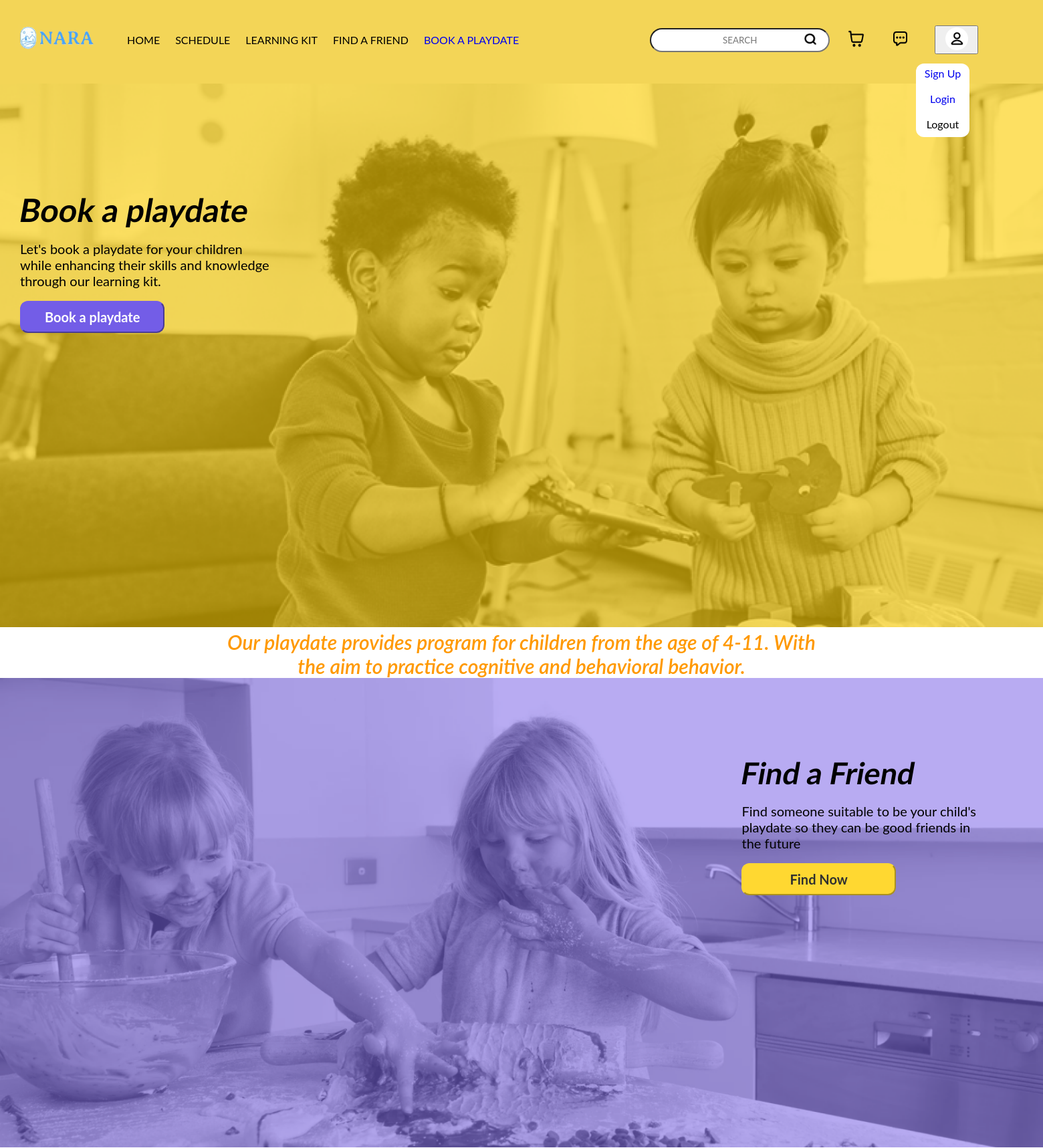
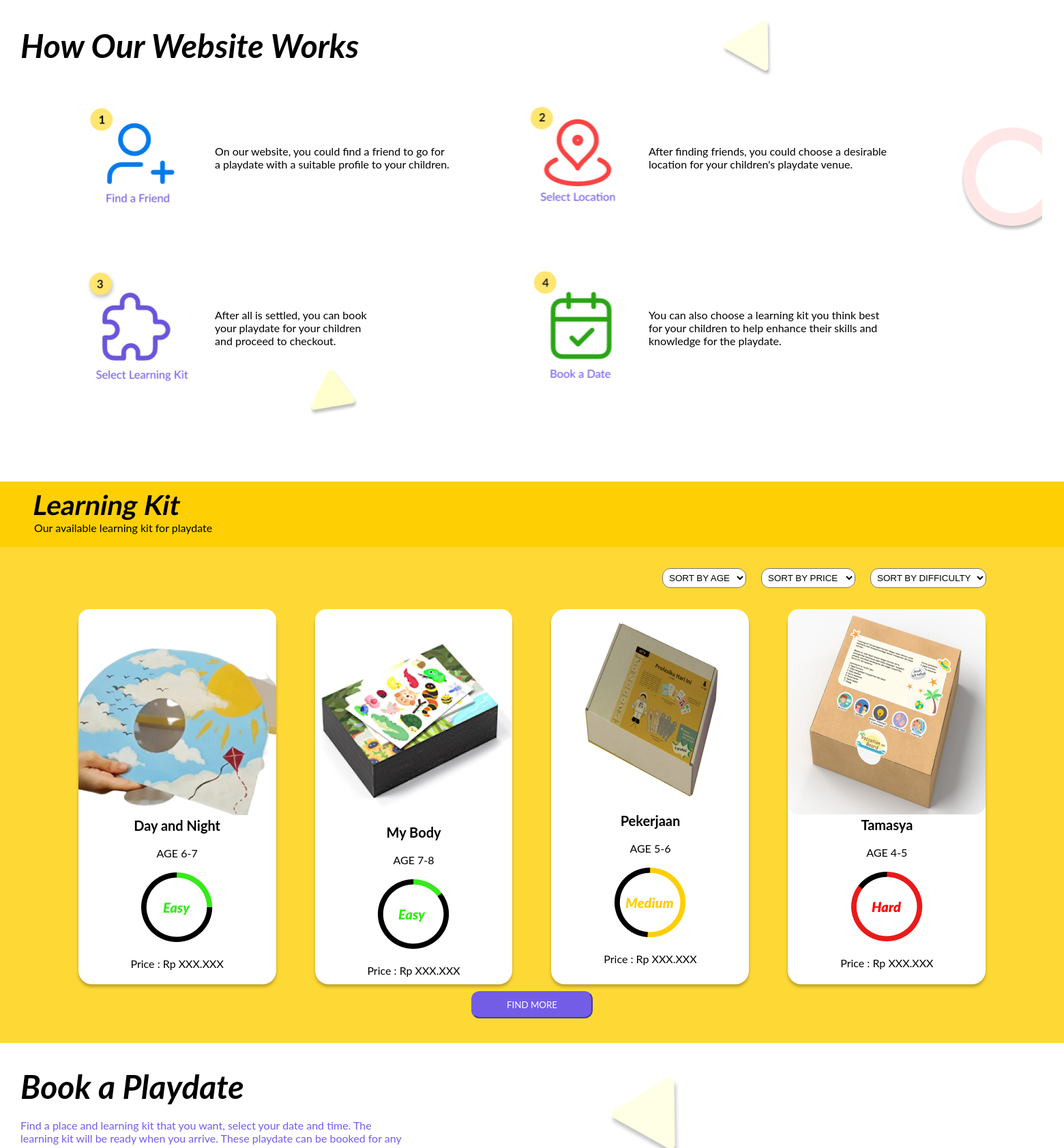
The page /web/landing_page.php (upper part) on the database its author committed (2 pictures, top to bottom).
### tables this page shows
CREATE TABLE `learning_kit` (
  `gambar_learning_kit` varchar(200) NOT NULL,
  `gambar_learning_kit_2` varchar(100) NOT NULL,
  `nama_learning_kit` varchar(50) NOT NULL,
  `rating_learning_kit` tinyint NOT NULL,
  `usia_min_learning_kit` int NOT NULL,
  `usia_max_learning_kit` int NOT NULL,
  `difficulty_learning_kit` int NOT NULL,
  `harga_learning_kit` decimal(10,0) NOT NULL,
  `session_learning_kit` int NOT NULL,
  `max_attendance_learning_kit` int NOT NULL,
  `min_attendance_learning_kit` int NOT NULL,
  `jumlah_book_learning_kit` int NOT NULL
);

### web/landing_page.php (the view, shortened to what this page needs)
<!DOCTYPE html>
<html lang="en">
<head>
    <link rel="stylesheet" href="css folder/landing_page.css">
</head>
<body>
    <div class="nav">
        <table>
            <tr class="tablerow">
                <td><img src="pic/My project 1.svg"></td>
                <td><a href=""> HOME </a></td>
                <td> SCHEDULE </td>
                <td> LEARNING KIT </td>
                <td> FIND A FRIEND </td>
                <td><a href="product_page.html"> BOOK A PLAYDATE </a></td>
                <td></td>
                <td>
                    <div class="search_box">
                            <input type="text" placeholder="SEARCH" class="input">
                            <button type="submit">
                                <img src="pic/search-md.png" width="80%" height="80%">
                            </button>
                    </div>
                </td>
                <td class="cart_button">
                    <a href="">
                        <img src="pic/shopping-cart-01.png" width="70%" height="70%">
                    </a>
                </td>
                <td class="chat_icon">
                    <img src="pic/chat_icon.png" width="70%" height="70%">
                </td>
                <td class="acc_button">
                    <button class="toggle" onclick="showingDiv()">
                        <img src="pic/usercircle.png" width="70%" height="70%">
                    </button>
                </td>
            </tr>
        </table>
    </div>
    <div class="sign_in_login_div" id="btn">
        <a href="sign_up_page.html" class="sign_in_login_div_signin"> Sign Up </a>
        <br>
        <a href="login_page.html" class="sign_in_login_div_login"> Login </a>
        <br>
        <a href="" class="sign_in_login_div_logout"> Logout</a>
    </div>
    <div class="container">
        <img src="pic/Frame 88.png" width="100%" height="100%"><br>
        <div class="spaceone">
            <div class="book_a_playdate"><b> Book a playdate </b></div>
            <br>
            <div class="subpar_one">
                Let's book a playdate for your children <br>
                while enhancing their skills and knowledge <br>
                through our learning kit.
            </div>
            <br style="line-height: 50px;">
            <a href="#linkedtotop">
                <button class="first_button">
                    Book a playdate
                </button>
            </a>
            </div>
    </div>
    <div class="section_two">
    Our playdate provides program for children from the age of 4-11. With
    <br>
    the aim to practice cognitive and behavioral behavior.
    </div>
    <div class="container_two">
        <img src="pic/pic ungu.png" width="100%" height="100%"><br>
        <div class="space_two">
            <div class="find_a_friend"><b> Find a Friend </b></div>
            <br>
                <div class="subpar_two">
                    Find someone suitable to be your child's <br>
                    playdate so they can be good friends in <br>
                    the future
                </div>
                <br style="line-height: 52px;">
                <button class="second_button">
                    Find Now
                </button>
        </div>
    </div>
    <div class="container_three">
        <img src="pic/bglingkarbaru.png" class="bglingkar"><br>
        <div class="space_three">
            <div class="how_web">How Our Website Works</div>
        <br>
        <table>
            <tr class="firstrow">
                <td class="numberone">
                    <img src="pic/numberone.png">
                </td>
                <td class="numberonedesc">
                    On our website, you could find a friend to go for <br>
                    a playdate with a suitable profile to your children.
                </td>
                <td class="numbertwo">
                    <img src="pic/numbertwo.png">
                </td>
                <td class="numbertwodesc">
                    After finding friends, you could choose a desirable <br>
                    location for your children's playdate venue.
                </td>
            </tr>
            <tr>
                <td class="numberthree">
                    <img src="pic/numberthree.png">
                </td>
                <td class="numberthreedesc">
                    After all is settled, you can book <br>
                    your playdate for your children <br>
                    and proceed to checkout.
                </td>
                <td class="numberfour">
                    <img src="pic/numberfour.png">
                </td>
                <td class="numberfourdesc">
                    You can also choose a learning kit you think best <br>
                     for your children to help enhance their skills and <br>
                     knowledge for the playdate.
                </td>
            </tr>
        </table>
        </div>
    </div>
    <div class="learning_kit">
        <div class="header_kit">
            Learning Kit
        </div>
        Our available learning kit for playdate
        <br>
        <br>
    </div>
    <div class="kit_options">
        <table class="kit_table">
            <tr>
                <td>
                    <select name="sortbyage" required>
                        <option value="" disabled selected hidden> SORT BY AGE </option>
                    </select>
                </td>
                <td>
                    <select name="sortbyprice" required>
                        <option value="" disabled selected hidden>SORT BY PRICE</option>
                    </select>
                </td>
                <td>
                    <select name="sortbydifficulty" required>
                        <option value="" disabled selected hidden>SORT BY DIFFICULTY</option>
                    </select>
                </td>
            </tr>
        </table>
        <div class="product_grid">
            <?php
                $host = 'db';
                $user = 'root';
                $pass = 'mypass';
                $database = 'learning_kit';
                $conn = mysqli_connect($host, $user, $pass, $database);
                $kit = mysqli_query($conn, "SELECT * FROM `learning_kit`");
                $learning_kits = array();
                while ($arr = mysqli_fetch_assoc($kit)){
                    array_push($learning_kits, $arr);
                }
            ?>
            <div class="grid1">
                <div class="container_product">
                    <img src="<?=$learning_kits[0]['gambar_learning_kit']?>"><br>
                    <label class="boldedtext"> <?=$learning_kits[0]['nama_learning_kit']?> </label><br><br>
                    <label class = "age">AGE <?= $learning_kits[0]['usia_min_learning_kit'] ?>-<?= $learning_kits[0]['usia_max_learning_kit'] ?></label><br><br>
                    <img src="<?php
                        if($learning_kits[0]['difficulty_learning_kit'] < 2){
                            echo 'pic/easy-small.png';
                        }
                        else if($learning_kits[0]['difficulty_learning_kit'] < 3){
                            echo 'pic/easy-big.png';
                        }
                        ?>">
                    <br><br>
                 Price : Rp  XXX.XXX
                 <br>
                 </div>
            </div>
            <div class="grid1">
                <div class="container_product">
                    <img src="<?=$learning_kits[1]['gambar_learning_kit']?>"><br>
                    <label class="boldedtext"> <?=$learning_kits[1]['nama_learning_kit']?> </label><br><br>
                    <label class = "age">AGE <?=$learning_kits[1]['usia_min_learning_kit']?>-<?=$learning_kits[1]['usia_max_learning_kit']?></label><br><br>
                    <img src="<?php
                        if($learning_kits[1]['difficulty_learning_kit'] < 2){
                            echo 'pic/easy-small.png';
                        }
                        ?>">
                    <br><br>
                        Price : Rp  XXX.XXX
                 </div>
            </div>
            <div class="grid1">
                <div class="container_product">
                    <img src="<?=$learning_kits[2]['gambar_learning_kit']?>" class="gambar_pekerjaan"><br>
                        <label class="boldedtext"> <?=$learning_kits[2]['nama_learning_kit']?> </label><br><br>
                        <label class = "age">AGE <?=$learning_kits[2]['usia_min_learning_kit']?>-<?=$learning_kits[2]['usia_max_learning_kit']?></label><br><br>
                        <img src="<?php
                        if($learning_kits[2]['difficulty_learning_kit'] < 2){
                            echo 'pic/easy-small.png';
                        }
                        else if($learning_kits[2]['difficulty_learning_kit'] < 3){
                            echo 'pic/easy-big.png';
                        }
                        else if($learning_kits[2]['difficulty_learning_kit'] < 4){
                            echo 'pic/medium.png';
                        }
                        else{
                            echo 'pic/hard.png';
                        }
                        ?>">
                        <br><br>
                        Price : Rp  XXX.XXX
                 </div>
            </div>
            <div class="grid1">
                <div class="container_product">
                    <img src="<?=$learning_kits[3]['gambar_learning_kit']?>"><br>
                        <label class="boldedtext"> <?=$learning_kits[3]['nama_learning_kit']?> </label><br><br>
                        <label class = "age">AGE <?=$learning_kits[3]['usia_min_learning_kit']?>-<?=$learning_kits[3]['usia_max_learning_kit']?></label><br><br>
                        <img src="<?php
                        if($learning_kits[3]['difficulty_learning_kit'] < 2){
                            echo 'pic/easy-small.png';
                        }
                        else if($learning_kits[3]['difficulty_learning_kit'] < 3){
                            echo 'pic/easy-big.png';
                        }
                        else if($learning_kits[3]['difficulty_learning_kit'] < 4){
                            echo 'pic/medium.png';
                        }
                        else{
                            echo 'pic/hard.png';
                        }
                        ?>">
                        <br><br>
                        Price : Rp  XXX.XXX
                 </div>
            </div>
        </div>
        <button class="find_button"> FIND MORE </button>
        <br><br>
    </div>
    <div class="before_footer">
        <img src="pic/bglingkar.png" width="100%" height="100%"><br>
        <div class="space_four" id="linkedtotop">
        <div class="booking_playdate_footer">Book a Playdate </div>
        <br>
        <div class="purpletext">
        Find a place and learning kit that you want, select your date and time. The <br>
        learning kit will be ready when you arrive. These playdate can be booked for any <br>
        <u><b>
            Children 3 years and younger will need to be accompanied by an adult <br>
        </b></u>
        </div>
        <br><br>
        <br><br>
        </div>
    </div>
</body>
</html>

### rows shown on the page
learning_kit: gambar_learning_kit (picture), nama_learning_kit "Day and Night", usia_min_learning_kit "6", usia_max_learning_kit "7"
learning_kit: gambar_learning_kit (picture), nama_learning_kit "My Body", usia_min_learning_kit "7", usia_max_learning_kit "8"
learning_kit: gambar_learning_kit (picture), nama_learning_kit "Pekerjaan", usia_min_learning_kit "5", usia_max_learning_kit "6"
learning_kit: gambar_learning_kit (picture), nama_learning_kit "Tamasya", usia_min_learning_kit "4", usia_max_learning_kit "5"
